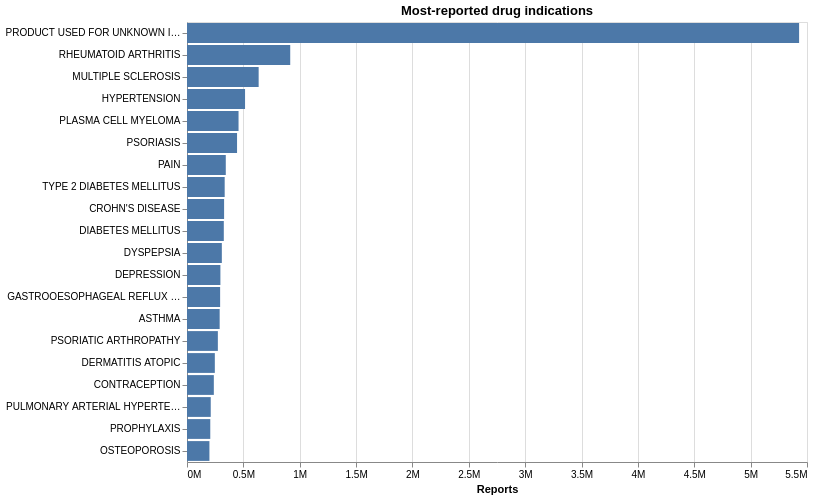

This figure's Vega-Lite source:
### Vega-Lite specification from a JSON file in a GitHub repository (floating-point values rounded to 4 significant figures)
{"config": {"view": {"continuousWidth": 300, "continuousHeight": 300}}, "data": {"name": "data-ca514273bfc856eb30afb6fdf9131213"}, "mark": {"type": "bar", "color": "#4C78A8"}, "encoding": {"tooltip": [{"field": "reports", "format": ",", "type": "quantitative"}], "x": {"axis": {"format": "~s"}, "field": "reports", "title": "Reports", "type": "quantitative"}, "y": {"field": "indi_pt", "sort": "-x", "title": null, "type": "nominal"}}, "height": 440, "title": "Most-reported drug indications", "width": 620, "$schema": "https://vega.github.io/schema/vega-lite/v6.1.0.json", "datasets": {"data-ca514273bfc856eb30afb6fdf9131213": [{"indi_pt": "PRODUCT USED FOR UNKNOWN INDICATION", "reports": 5429967}, {"indi_pt": "RHEUMATOID ARTHRITIS", "reports": 915709}, {"indi_pt": "MULTIPLE SCLEROSIS", "reports": 635660}, {"indi_pt": "HYPERTENSION", "reports": 514998}, {"indi_pt": "PLASMA CELL MYELOMA", "reports": 457216}, {"indi_pt": "PSORIASIS", "reports": 443970}, {"indi_pt": "PAIN", "reports": 344050}, {"indi_pt": "TYPE 2 DIABETES MELLITUS", "reports": 334259}, {"indi_pt": "CROHN'S DISEASE", "reports": 329087}, {"indi_pt": "DIABETES MELLITUS", "reports": 326506}, {"indi_pt": "DYSPEPSIA", "reports": 309008}, {"indi_pt": "DEPRESSION", "reports": 296219}, {"indi_pt": "GASTROOESOPHAGEAL REFLUX DISEASE", "reports": 293910}, {"indi_pt": "ASTHMA", "reports": 289770}, {"indi_pt": "PSORIATIC ARTHROPATHY", "reports": 273732}, {"indi_pt": "DERMATITIS ATOPIC", "reports": 246887}, {"indi_pt": "CONTRACEPTION", "reports": 238014}, {"indi_pt": "PULMONARY ARTERIAL HYPERTENSION", "reports": 210606}, {"indi_pt": "PROPHYLAXIS", "reports": 206502}, {"indi_pt": "OSTEOPOROSIS", "reports": 198920}]}}
